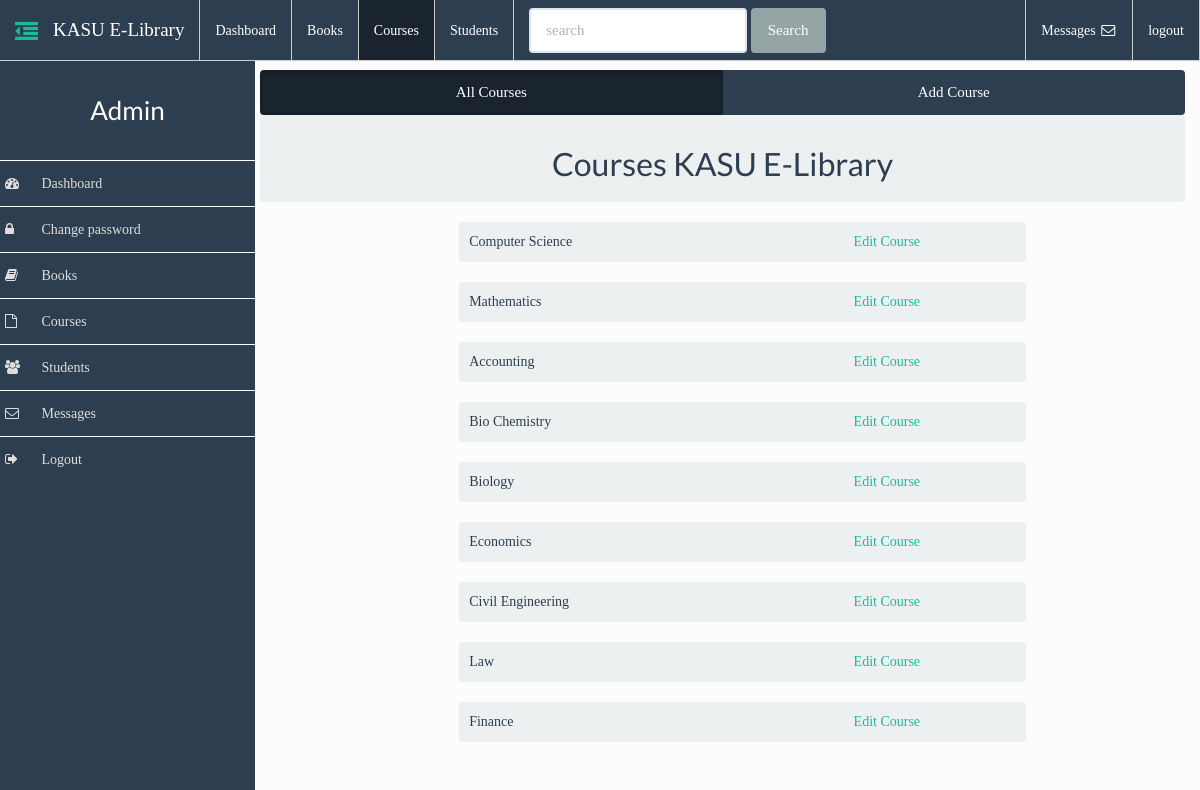
The page /admin/admin.php?action=courses (signed in) on the database its author committed.
### tables this page shows
CREATE TABLE `courses` (
  `course_id` int(11) NOT NULL,
  `course_name` varchar(100) NOT NULL
);

### admin/includes/courses.php (the view)
<div class="row">
	<div class="col-md-12">
		<div class="btn-group btn-group-justified">
		  <a href="admin.php?action=courses" class="btn btn-primary active">All Courses</a>
		  <a href="admin.php?action=add_course" class="btn btn-primary">Add Course</a>
		</div>
	</div>
</div>
<div class="row">
  <div class="col-md-12">
    <header class="well well-sm">
      <h2 class="text-center">Courses KASU E-Library</h2>
    </header>
  </div>
</div>
<div class="row">
	<div class="col-md-8 col-md-offset-2">
		<ul style="list-style-type: none;">
			<?php
				$query = mysqli_query($dbc, "SELECT * FROM courses");
				if (mysqli_num_rows($query) > 0) {
					while ($row = mysqli_fetch_array($query)) {
			?>
				<li>
					<div class="well well-sm">
						<div class="row">
							<div class="col-xs-8">
								<?php echo $row["course_name"]; ?>
							</div>
							<div class="col-xs-4">
								<a href="admin.php?action=update_course&course_id=<?php echo $row['course_id']; ?>">Edit Course</a>
							</div>
						</div>
					</div>
				</li>
			<?php
					}
				}
			?>
		</ul>
	</div>
</div>

### assets/css/styles.css (style rules this page uses)
* { -webkit-box-sizing: border-box; box-sizing: border-box; }
body { font-family: ubuntu; font-size: 140%; -webkit-box-sizing: border-box; box-sizing: border-box; background-color: #fcfcfc; padding-top: 65px; }

### assets/css/sidebar.css (style rules this page uses)
* { box-sizing: border-box; -webkit-box-sizing: border-box; -moz-box-sizing: border-box; }
body { padding-top: 55px; }

### rows shown on the page
courses: course_name "Computer Science"
courses: course_name "Mathematics"
courses: course_name "Accounting"
courses: course_name "Bio Chemistry"
courses: course_name "Biology"
courses: course_name "Economics"
courses: course_name "Civil Engineering"
courses: course_name "Law"
courses: course_name "Finance"

### other values the page prints
$_SESSION['admin'] "Admin"
